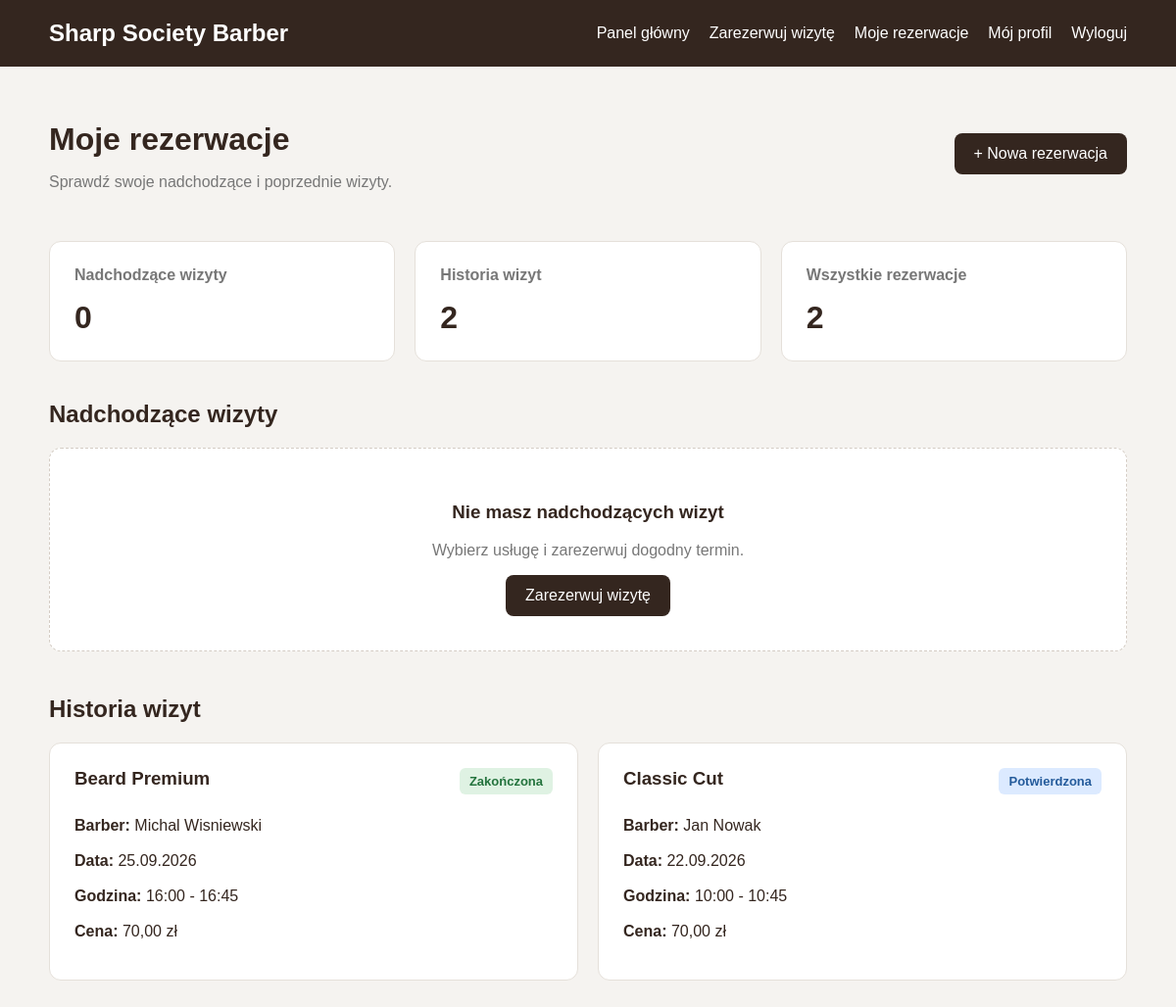
The page /public/client/reservations.php (signed in) on the database its author committed.
### tables this page shows
CREATE TABLE reservations (
    id INT UNSIGNED AUTO_INCREMENT PRIMARY KEY,
    user_id INT UNSIGNED NOT NULL,
    employee_id INT UNSIGNED NOT NULL,
    service_id INT UNSIGNED NOT NULL,
    reservation_date DATE NOT NULL,
    start_time TIME NOT NULL,
    end_time TIME NOT NULL,
    status ENUM(
        'pending',
        'confirmed',
        'completed',
        'cancelled'
    ) NOT NULL DEFAULT 'pending',
    comment TEXT,
    created_at DATETIME NOT NULL DEFAULT CURRENT_TIMESTAMP,

    CONSTRAINT fk_reservations_user
        FOREIGN KEY (user_id)
        REFERENCES users(id)
        ON UPDATE CASCADE
        ON DELETE RESTRICT,

    CONSTRAINT fk_reservations_employee
        FOREIGN KEY (employee_id)
        REFERENCES employees(id)
        ON UPDATE CASCADE
        ON DELETE RESTRICT,

    CONSTRAINT fk_reservations_service
        FOREIGN KEY (service_id)
        REFERENCES services(id)
        ON UPDATE CASCADE
        ON DELETE RESTRICT,

    CONSTRAINT chk_reservation_time
        CHECK (start_time < end_time)
);

CREATE TABLE services (
    id INT UNSIGNED AUTO_INCREMENT PRIMARY KEY,
    category_id INT UNSIGNED NOT NULL,
    name VARCHAR(100) NOT NULL,
    description TEXT,
    duration INT UNSIGNED NOT NULL,
    price  DECIMAL(10,2) NOT NULL,
    active BOOLEAN NOT NULL  DEFAULT TRUE,

    CONSTRAINT fk_services_category
    FOREIGN KEY (category_id)
    references service_categories(id)
    ON UPDATE CASCADE
    ON DELETE RESTRICT
);

CREATE TABLE users (
    id INT UNSIGNED AUTO_INCREMENT PRIMARY KEY,
    name VARCHAR(50) NOT NULL,
    surname VARCHAR(50) NOT NULL,
    email VARCHAR(100) NOT NULL  UNIQUE,
    password VARCHAR(255) NOT NULL,
    phone VARCHAR(20) NOT NULL UNIQUE,
    role ENUM('client', 'employee', 'admin') NOT NULL DEFAULT 'client',
    active BOOLEAN NOT NULL DEFAULT TRUE,
    created_at DATETIME NOT NULL DEFAULT CURRENT_TIMESTAMP
);

### public/client/reservations.php (the view, shortened to what this page needs)
<?php
require_once '../../config/database.php';
function escape($value): string
{
    return htmlspecialchars(
        (string) $value,
        ENT_QUOTES,
        'UTF-8'
    );
}
function statusName($status): string
{
    $statuses = [
        'pending' => 'Oczekująca',
        'confirmed' => 'Potwierdzona',
        'completed' => 'Zakończona',
        'cancelled' => 'Anulowana'
    ];
    return $statuses[$status] ?? $status;
}
$stmt = $pdo->prepare(
    "SELECT
        r.id,
        r.reservation_date,
        r.start_time,
        r.end_time,
        r.status,
        r.comment,
        s.name AS service_name,
        s.price,
        s.duration,
        u.name AS employee_name,
        u.surname AS employee_surname
    FROM reservations r
    INNER JOIN services s ON s.id = r.service_id
    INNER JOIN employees e ON e.id = r.employee_id
    INNER JOIN users u ON u.id = e.user_id
    WHERE r.user_id = ?
    ORDER BY r.reservation_date DESC, r.start_time DESC"
);
$stmt->execute([getUserId()]);
$reservations = $stmt->fetchAll(PDO::FETCH_ASSOC);
$upcoming = [];
$history = [];
$now = new DateTimeImmutable();
foreach ($reservations as $reservation) {
    $endDate = new DateTimeImmutable(
        $reservation['reservation_date'] . ' ' .
        $reservation['end_time']
    );
    if (
        in_array($reservation['status'], ['pending', 'confirmed'], true)
        && $endDate > $now
    ) {
        $upcoming[] = $reservation;
    } else {
        $history[] = $reservation;
    }
}
usort($upcoming, function ($a, $b) {
    return strcmp(
        $a['reservation_date'] . $a['start_time'],
        $b['reservation_date'] . $b['start_time']
    );
});
?>
<!DOCTYPE html>
<html lang="pl">
<head>
    <link rel="stylesheet" href="../css/style-client-reservations.css">
</head>
<body>
    <header class="topbar">
        <div class="container header-content">
            <h2>Sharp Society Barber</h2>
            <nav>
                <a href="index.php">Panel główny</a>
                <a href="services.php">Zarezerwuj wizytę</a>
                <a href="reservations.php">Moje rezerwacje</a>
                <a href="../profile.php">Mój profil</a>
                <form action="../logout.php" method="POST" class="logout-form">
                    <button type="submit" class="logout-button">
                        Wyloguj
                    </button>
                </form>
            </nav>
        </div>
    </header>
    <main class="container">
        <div class="page-heading">
            <div>
                <h1>Moje rezerwacje</h1>
                <p>Sprawdź swoje nadchodzące i poprzednie wizyty.</p>
            </div>
            <a href="services.php" class="book-button">
                + Nowa rezerwacja
            </a>
        </div>
        <div class="stats">
            <div class="stat-card">
                <h3>Nadchodzące wizyty</h3>
                <strong><?= count($upcoming) ?></strong>
            </div>
            <div class="stat-card">
                <h3>Historia wizyt</h3>
                <strong><?= count($history) ?></strong>
            </div>
            <div class="stat-card">
                <h3>Wszystkie rezerwacje</h3>
                <strong><?= count($reservations) ?></strong>
            </div>
        </div>
        <section class="section">
            <h2>Nadchodzące wizyty</h2>
            <?php if (empty($upcoming)): ?>
                <div class="empty-state">
                    <h3>Nie masz nadchodzących wizyt</h3>
                    <p>
                        Wybierz usługę i zarezerwuj dogodny termin.
                    </p>
                    <a href="services.php" class="book-button">
                        Zarezerwuj wizytę
                    </a>
                </div>
            <?php endif; ?>
        </section>
        <section class="section">
            <h2>Historia wizyt</h2>
            <?php if (empty($history)): ?>
                <div class="empty-state">
                    <p>Historia wizyt jest pusta.</p>
                </div>
            <?php else: ?>
                <div class="reservations-grid">
                    <?php foreach ($history as $reservation): ?>
                        <article class="reservation-card">
                            <div class="card-header">
                                <h3>
                                    <?= escape($reservation['service_name']) ?>
                                </h3>
                                <span class="status status-<?= escape($reservation['status']) ?>">
                                    <?= escape(statusName($reservation['status'])) ?>
                                </span>
                            </div>
                            <div class="card-details">
                                <p>
                                    <strong>Barber:</strong>
                                    <?= escape($reservation['employee_name']) ?>
                                    <?= escape($reservation['employee_surname']) ?>
                                </p>
                                <p>
                                    <strong>Data:</strong>
                                    <?= date('d.m.Y', strtotime($reservation['reservation_date'])) ?>
                                </p>
                                <p>
                                    <strong>Godzina:</strong>
                                    <?= escape(substr($reservation['start_time'], 0, 5)) ?>
                                    -
                                    <?= escape(substr($reservation['end_time'], 0, 5)) ?>
                                </p>
                                <p>
                                    <strong>Cena:</strong>
                                    <?= number_format((float) $reservation['price'], 2, ',', ' ') ?> zł
                                </p>
                            </div>
                        </article>
                    <?php endforeach; ?>
                </div>
            <?php endif; ?>
        </section>
    </main>
</body>
</html>

### public/css/style-client-reservations.css (style rules this page uses)
* { box-sizing: border-box; }
body { margin: 0; font-family: Arial, sans-serif; background: #f5f3f0; color: #34261f; }
.container { width: 94%; max-width: 1100px; margin: 0 auto; }
.topbar { background: #34261f; color: white; padding: 20px 0; }
.header-content { display: flex; justify-content: space-between; align-items: center; gap: 20px; }
.topbar h2 { margin: 0; }
nav { display: flex; flex-wrap: wrap; gap: 20px; }
nav a { color: white; text-decoration: none; }
.page-heading { display: flex; justify-content: space-between; align-items: center; gap: 20px; margin: 35px 0; }
.page-heading h1 { margin-bottom: 8px; }
.page-heading p { color: #777; }
.book-button { display: inline-block; background: #34261f; color: white; padding: 12px 20px; border-radius: 8px; text-decoration: none; }
.stats { display: grid; grid-template-columns: repeat(3, 1fr); gap: 20px; margin-bottom: 40px; }
.stat-card { background: white; padding: 25px; border-radius: 12px; border: 1px solid #e5e0da; }
.stat-card h3 { margin-top: 0; font-size: 16px; color: #777; }
.stat-card strong { font-size: 32px; }
.section { margin-bottom: 45px; }
.section h2 { margin-bottom: 20px; }
.reservations-grid { display: grid; grid-template-columns: repeat(2, 1fr); gap: 20px; }
.reservation-card { background: white; padding: 25px; border-radius: 12px; border: 1px solid #e5e0da; }
.card-header { display: flex; justify-content: space-between; align-items: flex-start; gap: 15px; margin-bottom: 20px; }
.card-header h3 { margin: 0; }
.card-details p { margin: 12px 0; line-height: 1.5; }
.status { display: inline-block; padding: 6px 10px; border-radius: 6px; font-size: 13px; font-weight: bold; white-space: nowrap; }
.status-confirmed { background: #dceaff; color: #245b9b; }
.status-completed { background: #dff2e3; color: #23733d; }
.empty-state { background: white; padding: 35px; border-radius: 12px; border: 1px dashed #d4ccc4; text-align: center; }
.empty-state p { color: #777; }
.logout-form { display: inline; margin: 0; }
.logout-button { background: none; border: none; padding: 0; color: inherit; font: inherit; cursor: pointer; }

### rows shown on the page
reservations: service.name "Beard Premium", status "Zakończona", users.name "Michal", users.surname "Wisniewski", reservation_date "25.09.2026", start_time "16:00", end_time "16:45", service.price "70,00"
reservations: service.name "Classic Cut", status "Potwierdzona", users.name "Jan", users.surname "Nowak", reservation_date "22.09.2026", start_time "10:00", end_time "10:45", service.price "70,00"

### other values the page prints
count($upcoming) "0"
count($history) "2"
count($reservations) "2"
